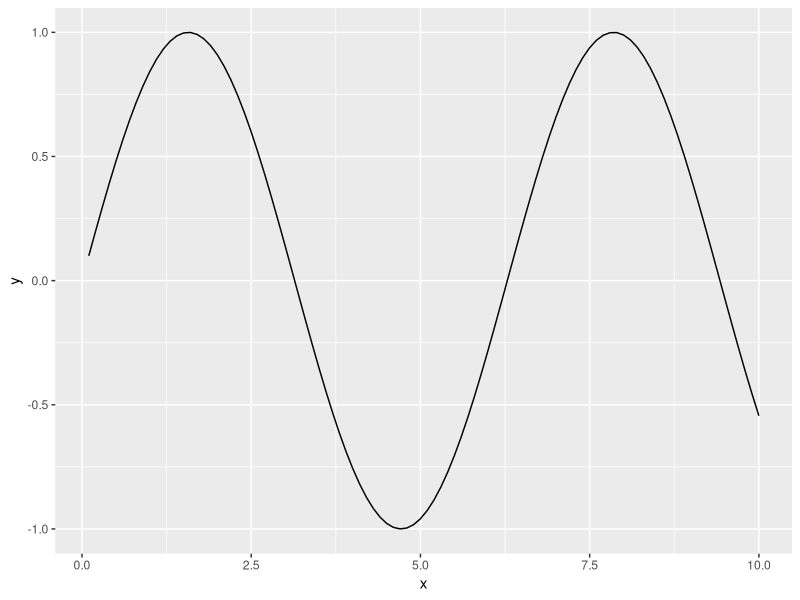

The R source for this figure:
## ---- chunk 1
library(tidyverse)

x <- 1:100/10
y <- sin(x)
df <- data_frame(x, y)

plot <- ggplot(df, aes(x, y)) + geom_line()
plot
